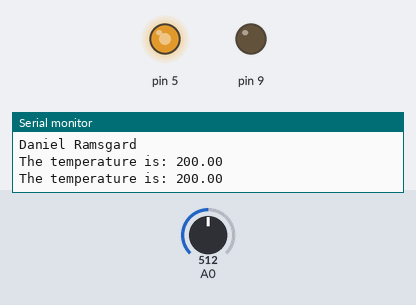
Simulated run of this sketch. Board: Arduino Uno, built with avr-gcc and run on an emulated ATmega328P. Parts: output pins drawn as LEDs (lit = HIGH), the last lines printed to the serial monitor. Inputs (shaded band) come from the test bench; at power-on: A0 = 512.

Above: at 2.2 s.
2.3 s: A0 set to 175
5.8 s: A0 set to 143
At 6.3 s:
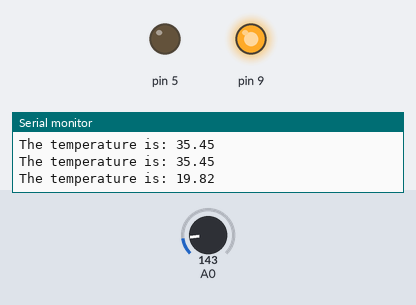
9.8 s: A0 set to 306
At 10.7 s:
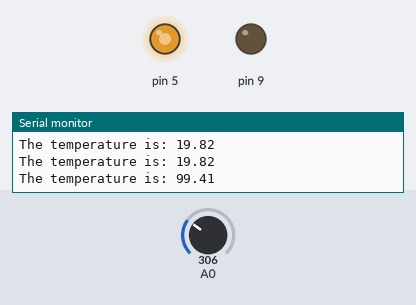
13.8 s: A0 set to 122
At 14.8 s:
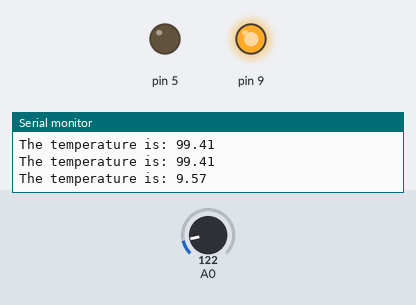
Timing chart, 0 to 16.8 s (numbered marks = the images above; inputs shaded):
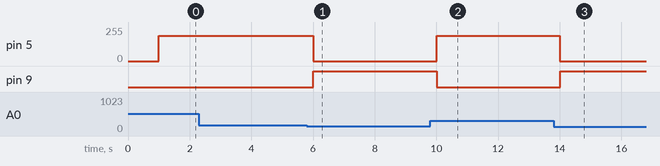

The sketch:

APPL_110.ino
```cpp
// global variables
// temperature conversion variables setup
  int val;
  float volts;
  float temperature;

void setup()
{
  // variable declaration points to string in memory (pointer)
  char* my_name = "Daniel Ramsgard";

  // serial moitor initialization and delay
  Serial.begin(9600);
  Serial.println(my_name);
  delay(1000);

  // setup pinModes
  pinMode(9, OUTPUT);
  pinMode(5, OUTPUT);
}

void loop()
{
  val = analogRead(A0); // read from analog pin A0
  volts = (val/1024.0)*5.0; // convert this to volts
  temperature = (volts-0.75)/0.01+25.0; // convert volts to temperature
  Serial.print("The temperature is: ");
  Serial.println(temperature);

  if (temperature > 28) {
    analogWrite(5, 700);
    delay(1000);
  }
  else {
    analogWrite(9, 900);
    delay(1000);
  }
  digitalWrite(5, LOW);
  digitalWrite(9, LOW);
}
```

Measured:
- the behaviour switches between 160 and 159 on A0 (found by bisection; images 0 and 1)
- after the input at 5.8 s, pin 5: 188/255 → 0/255 after 0.20 s; pin 9: LOW → HIGH after 0.21 s
- after the input at 9.8 s, pin 5: 0/255 → 188/255 after 0.21 s; pin 9: HIGH → LOW after 0.21 s
- after the input at 13.8 s, pin 5: 188/255 → 0/255 after 0.21 s; pin 9: LOW → HIGH after 0.21 s
